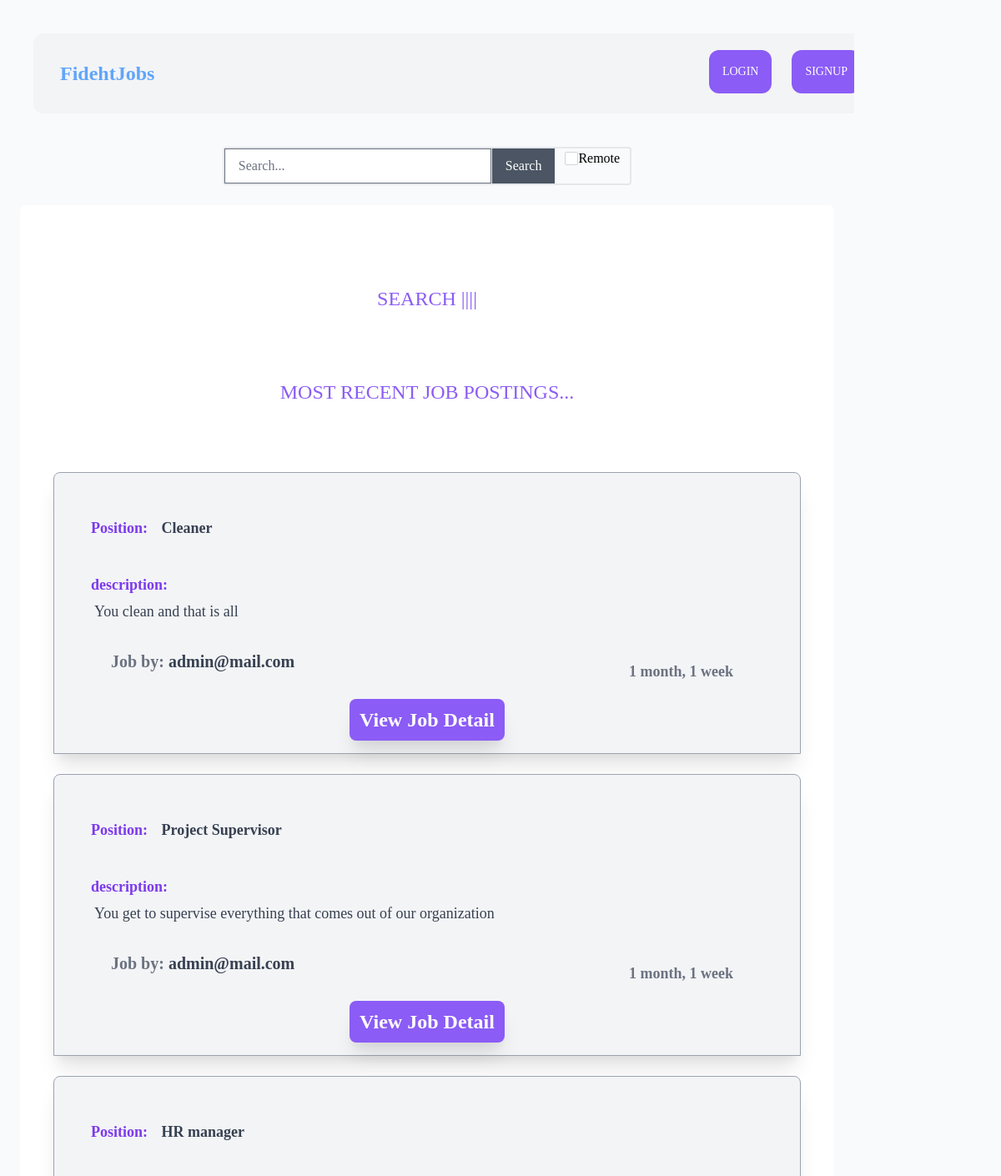
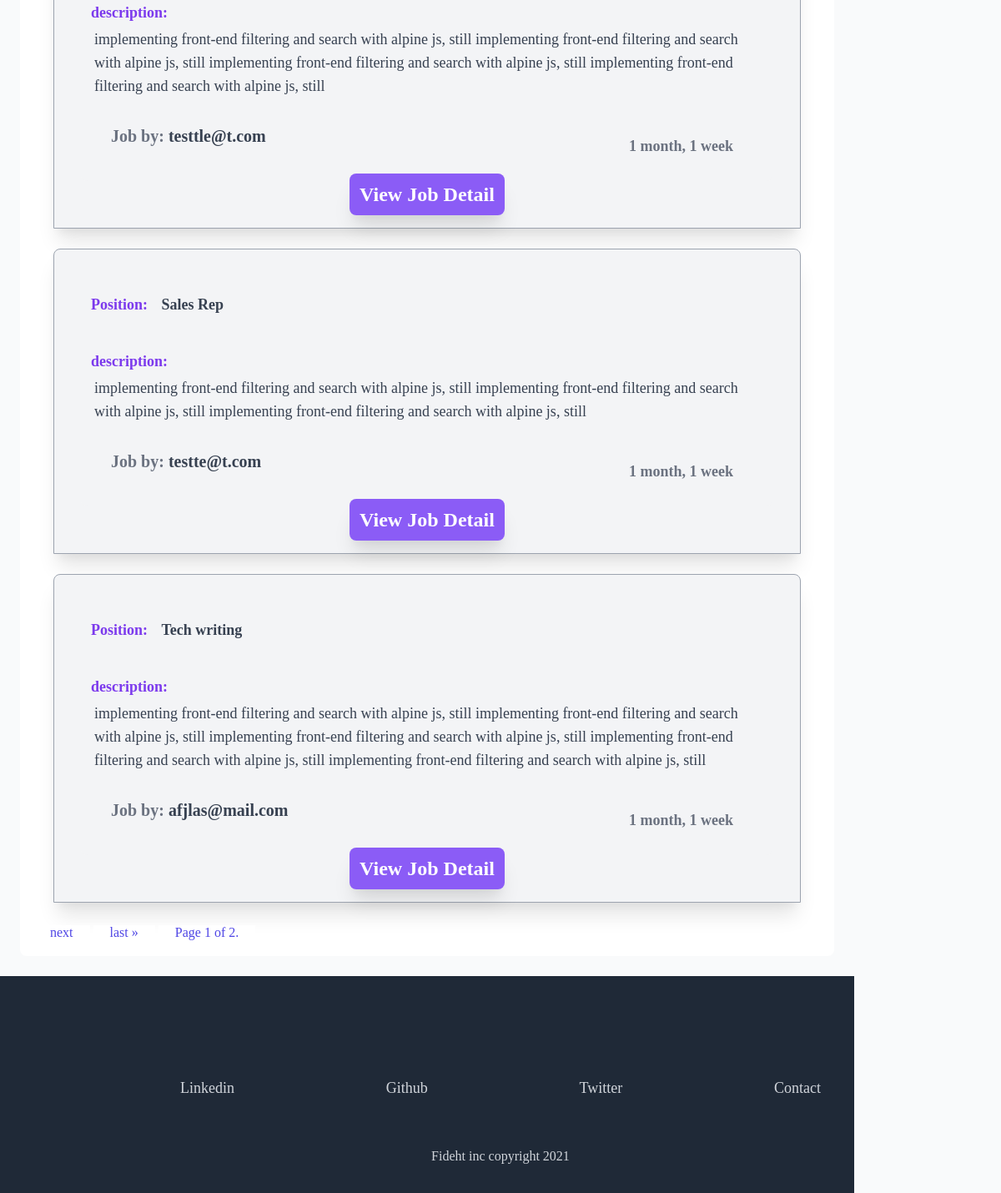
The page /job/fideht/jobs/search/ on the database its author committed (2 pictures, top to bottom).
### apps/job/models.py (models this page shows, shortened)
class Job(models.Model):
    title = models.CharField(max_length=223)
    description = models.TextField()
    detail = models.TextField(blank=True, null=True)
    duration = models.CharField(max_length=200,blank=True, null=True)
    payment_range = models.CharField(max_length=200,blank=True, null=True)
    remote = models.BooleanField(default=False,blank=True, null=True)
    experience = models.CharField(max_length=200,blank=True, null=True)
    created_by = models.ForeignKey(settings.AUTH_USER_MODEL, related_name='jobs',on_delete=models.CASCADE)
    created_on = models.DateTimeField(auto_now_add=True)
    change_at = models.DateTimeField(auto_now=True)

### apps/users/models.py (models this page shows)
class CustomUser(AbstractUser):
    username = None
    email = models.EmailField(_('email address'), unique=True)
    USERNAME_FIELD = 'email'
    REQUIRED_FIELDS = []
    objects = CustomUserManager()
    def __str__(self):
        return self.email

### apps/job/views.py (the view, shortened to what this page needs)
# urls.py: path('fideht/jobs/search/',JobSearch.as_view(),name='search'),
class JobSearch(View,LoginRequiredMixin):
    def get(self, request):
        jobs = Job.objects.all().order_by('-created_on')
        page = Paginator(jobs,5)
        page_number = request.GET.get('page')
        page_obj = page.get_page(page_number)
        return render(request,'job/search.html',{'jobs':jobs,'page_obj':page_obj})

### apps/notification/context_processor.py (called while the page is built)
def get_notifications(request):
    if request.user.is_authenticated:
        read_notifications = request.user.notifications.filter(is_read=True)
        unread_notifications = request.user.notifications.filter(is_read=False)
        context ={
            'read_notifications': read_notifications,
            'unread_notifications': unread_notifications
        }
        return context
    else:
        context ={
            'read_notifications': [],
            'unread_notifications': []
        }
        return context

### apps/job/templates/job/search.html (shortened to what this page needs)
{% extends 'base.html' %}
{% block content %}
  <div class="flex items-center justify-center ">
    <form hx-post="{% url 'job:search' %}" hx-target="#searchResult" hx-swap="outerHTML">
    <div class="flex border-2 border-gray-200 rounded">
        <input name="query" type="text" class="px-4 py-2 w-80" placeholder="Search...">
        <button type="submit" class="px-4 text-white bg-gray-600 border-l ">Search</button>
        <div class="form-check mx-3">
          Remote
          <input class="form-check-input self-center appearance-none h-4 w-4 border border-gray-300 rounded-sm bg-white checked:bg-purple-600 checked:border-purple-600 focus:outline-none transition duration-200 my-1 align-top bg-no-repeat bg-center bg-contain float-left cursor-pointer" type="checkbox" value="" id="flexCheckDefault3">
        </div>
      </form>
    </div>
  </div>
  {% include 'job/partials/searchresult.html' %}
  {% endblock content %}

### apps/job/templates/job/partials/searchresult.html (shortened to what this page needs)
<div class="bg-white rounded-lg p-4 m-6" id="#searchResult">
    <h2 class="text-purple-500 uppercase text-2xl text-center m-20">Search ||||</h2>
    <h2 class="text-purple-500 uppercase text-2xl text-center m-20">Most recent job postings...</h2>
    {% for job in page_obj %}
        <div class="bg-gray-100 rounded-t-lg font-bold m-6 text-2xl shadow-xl border border-gray-400 py-6 px-8">
            <h2 class="text-lg font-bold text-purple-600 mt-4 p-3">
                Position:
                <span class="text-lg font-semibold text-gray-700 mt-4 p-3">{{ job.title }}</span>
            </h2>
            <h2 class="text-lg font-bold text-purple-600 mt-4 p-3">
            description: <br>
                <p class="text-normal p-1 text-gray-700  font-light ">{{job.description }}</p>
            </h2>
            <footer class="rounded-b-lg bg-gray-100 text-lg text-gray-500 px-8 py-3 flex justify-between">
            <h3 hx-boost="true" class="text-xl text-left p-1  ">Job by:
                <a href="{% url 'users:profile' job.created_by%}" class="font-semiboald cursor-pointer text-gray-700">{% if job.created_by.profile.username %}{{job.created_by.profile.username}} {% else %}{{job.created_by}}{% endif %}</a>
            </h3>
                <p class="m-3 hidden md:block p-1">{{job.created_on|timesince}}</p>
            </footer>
            <div hx-boost class="text-center">
                <a class="mt-4 p-3 bg-purple-500 text-white hover:bg-purple-800 rounded-lg shadow-xl"href="{% url 'job:job-detail' job.pk %}">View Job Detail</a>
            </div>
        </div>
    {% endfor %}
    <div aria-label="Page navigation" class="inline-flex">
        <span class="step-links">
            {% if page_obj.has_next %}
                <a class="h-10 px-5 text-indigo-600 transition-colors duration-150 bg-white focus:shadow-outline hover:bg-indigo-100" hx-get="?page={{ page_obj.next_page_number }}" hx-target="body">next</a>
                <a class="h-10 px-5 text-indigo-600 transition-colors duration-150 bg-white focus:shadow-outline hover:bg-indigo-100"  hx-get="?page={{ page_obj.paginator.num_pages }}" hx-target="body">last &raquo;</a>
            {% endif %}
            <span class="h-10 px-5 text-indigo-600 transition-colors duration-150 bg-white focus:shadow-outline hover:bg-indigo-100">
                Page {{ page_obj.number }} of {{ page_obj.paginator.num_pages }}.
            </span>
        </span>
    </div>
</div>

### rows shown on the page
Job: title "Cleaner", description "You clean and that is all", created_by "admin@mail.com", created_on "1 month, 1 week"
Job: title "Project Supervisor", description "You get to supervise everything that comes out of our organization", created_by "admin@mail.com", created_on "1 month, 1 week"
Job: title "HR manager", description "implementing front-end filtering and search with alpine js, still implementing front-end filtering and search with alpine js, still implementing front-end filtering and search with alpine js, still implementing front-end filtering and search with alpine js, still", created_by "testtle@t.com", created_on "1 month, 1 week"
Job: title "Sales Rep", description "implementing front-end filtering and search with alpine js, still implementing front-end filtering and search with alpine js, still implementing front-end filtering and search with alpine js, still", created_by "testte@t.com", created_on "1 month, 1 week"
Job: title "Tech writing", description "implementing front-end filtering and search with alpine js, still implementing front-end filtering and search with alpine js, still implementing front-end filtering and search with alpine js, still implementing front-end filtering and search with alpine js, still implementing front-end filtering and search with alpine js, still", created_by "afjlas@mail.com", created_on "1 month, 1 week"

### other values the page prints
{{ page_obj.number }} "1"
{{ page_obj.paginator.num_pages }} "2"
